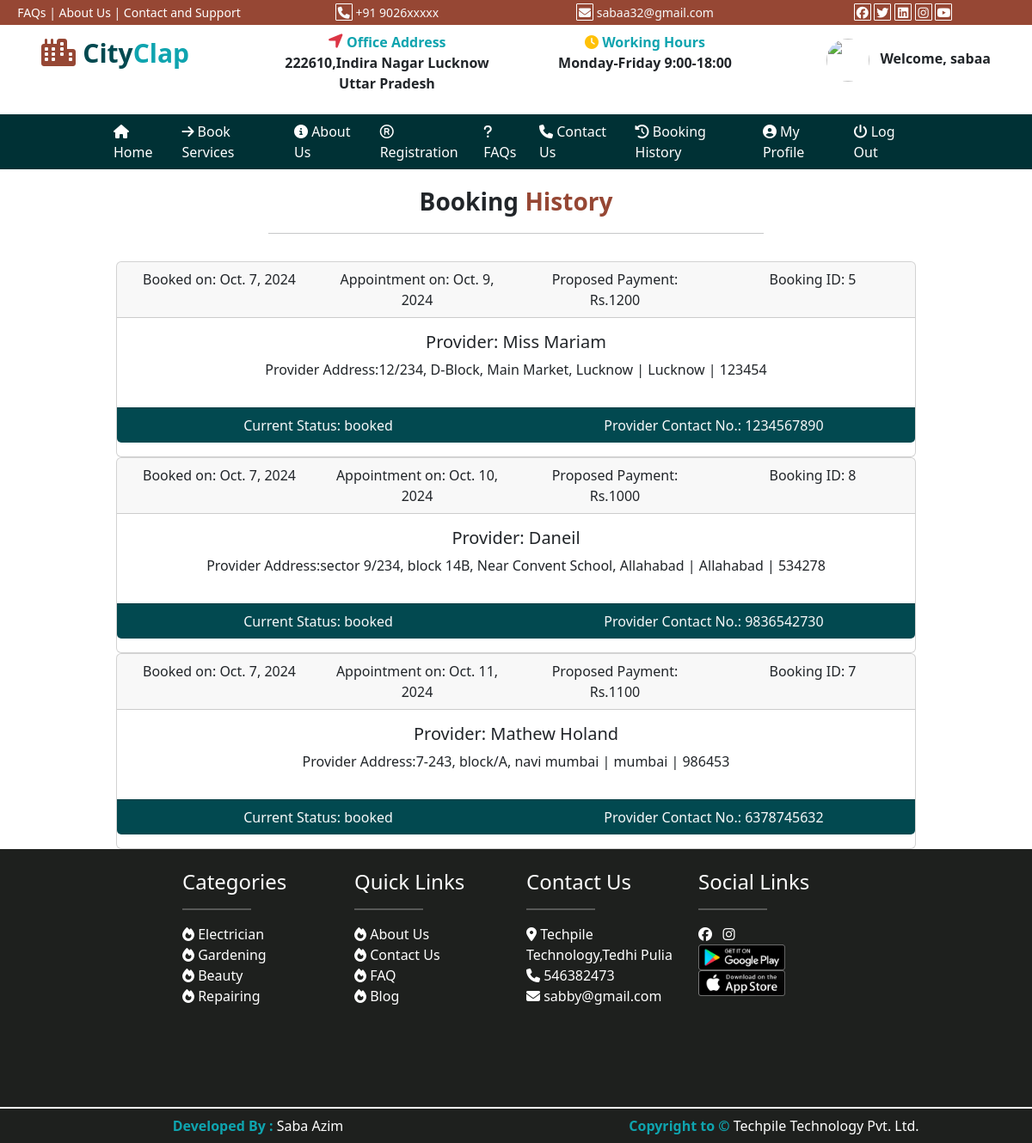
Page /bookinghistory/ (signed in) on the committed database.
### user/models.py (models this page shows, shortened)
class tbl_booking(models.Model):
    providerid =models.ForeignKey(service_provider,on_delete=models.CASCADE)
    email= models.ForeignKey(tbl_register,on_delete=models.CASCADE)
    date = models.DateField(null=True)
    time = models.TimeField(null=True)
    detail = models.TextField(null=True)
    address = models.TextField(null=True)
    city = models.CharField(max_length=50,null=True)
    pincode = models.IntegerField(null=True)
    payment = models.IntegerField(null=True)
    reqdate = models.DateField(null=True)
    status = models.CharField(max_length=50,null=True)

class service_provider(models.Model):
    provider_name=models.CharField(max_length=50,null=True)
    provider_picture=models.ImageField(upload_to='static/provider/',null=True)
    avg_price=models.FloatField()
    discount_price=models.FloatField()
    service_name=models.CharField(max_length=200,null=True)
    details=models.TextField(null=True)
    availability=HTMLField(null=True)
    provider_mobile=models.CharField(max_length=50,null=True)
    city=models.CharField(max_length=100,null=True)
    address=models.TextField(null=True)
    service_picture=models.ImageField(upload_to='static/service/',null=True)
    service_category=models.ForeignKey(category,on_delete=models.CASCADE)
    pincode=models.IntegerField()
    added_date=models.DateField(null=True)

### user/views.py (the view)
# urls.py: path('bookinghistory/', views.bookinghistory),
def bookinghistory(request):
    cursor = connection.cursor()
    email=request.session.get('email')
    rows = tbl_booking.objects.all().order_by('reqdate')
    md={"data":rows}
    return render(request,'bookinghistory.html',md)

### templates/bookinghistory.html (shortened to what this page needs)
{% extends 'base.html' %}
{% load static %}
{% block childpage %}
<div class="row heading text-center py-3">
    <div class="col-sm-6 mx-auto ">
        <p class="fs-3"><b>Booking</b><b class="txt-color2"> History</b></p>
        <hr/>
    </div>
</div>
{% for s in data %}
<div class="container">
<div class="col-sm-10 mx-auto">
    <div class="card text-center">
        <div class="card-header">
            <div class="row">
                <div class="col-sm-3">Booked on: {{s.date}}</div>
                <div class="col-sm-3">Appointment on: {{s.reqdate}}</div>
                <div class="col-sm-3">Proposed Payment: Rs.{{s.payment}} </div>
                <div class="col-sm-3 float-end">Booking ID: {{s.providerid.id}}</div>
            </div>
        </div>
        <div class="card-body mx-auto">
            <h5 class="card-title">Provider: {{s.providerid.provider_name}}</h5>
            <p class="card-text">Provider Address:{{s.address}} | {{s.city}} | {{s.pincode}} </p>
        </div>
        <div class="card-footer text-light my-3 bg-mycolor3 ">
            <div class="row " style="...">
            <div class="col-sm-6">Current Status: {{s.status}}</div>
            <div class="col-sm-6">Provider Contact No.: {{s.providerid.provider_mobile}}</div>
        </div>
            </div>
    </div>
</div>
    </div>
{% endfor %}
{% endblock %}

### templates/base.html (style rules this page uses)
:root { --bgcolor1:#003135; --bgcolor2:#964734; --bgcolor3:#024950; --bgcolor4:#0FA4AF; }
.bg-mycolor3 { background:var(--bgcolor3); }
.txt-color2 { color:var(--bgcolor2); }

### rows in the picture
tbl_booking: date "Oct. 7, 2024", reqdate "Oct. 9, 2024", payment "1200", providerid.id "5", providerid.provider_name "Miss Mariam", address "12/234, D-Block, Main Market, Lucknow", city "Lucknow", pincode "123454", status "booked", providerid.provider_mobile "1234567890"
tbl_booking: date "Oct. 7, 2024", reqdate "Oct. 10, 2024", payment "1000", providerid.id "8", providerid.provider_name "Daneil", address "sector 9/234, block 14B, Near Convent School, Allahabad", city "Allahabad", pincode "534278", status "booked", providerid.provider_mobile "9836542730"
tbl_booking: date "Oct. 7, 2024", reqdate "Oct. 11, 2024", payment "1100", providerid.id "7", providerid.provider_name "Mathew Holand", address "7-243, block/A, navi mumbai", city "mumbai", pincode "986453", status "booked", providerid.provider_mobile "6378745632"

### other values in the picture
{{ request.session.email }} "sabaa32@gmail.com"
{{ request.session.name }} "sabaa"
